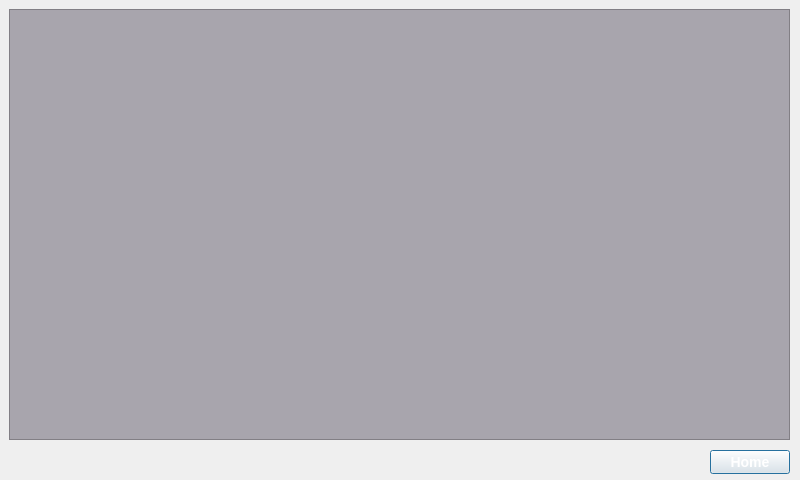
<?xml version="1.0" encoding="UTF-8"?>
<ui version="4.0">
 <class>RecentPage</class>
 <widget class="QDialog" name="RecentPage">
  <property name="geometry">
   <rect>
    <x>0</x>
    <y>0</y>
    <width>800</width>
    <height>480</height>
   </rect>
  </property>
  <property name="windowTitle">
   <string>Dialog</string>
  </property>
  <property name="styleSheet">
   <string notr="true"/>
  </property>
  <widget class="QTableView" name="tableView">
   <property name="geometry">
    <rect>
     <x>9</x>
     <y>9</y>
     <width>781</width>
     <height>431</height>
    </rect>
   </property>
   <property name="styleSheet">
    <string notr="true">background-color: rgb(168, 165, 173);
font: bold 12px; color: white;</string>
   </property>
  </widget>
  <widget class="QPushButton" name="HomeButton_rp">
   <property name="geometry">
    <rect>
     <x>710</x>
     <y>450</y>
     <width>80</width>
     <height>24</height>
    </rect>
   </property>
   <property name="styleSheet">
    <string notr="true">font: bold 14px;
    color: white;</string>
   </property>
   <property name="text">
    <string>Home</string>
   </property>
  </widget>
 </widget>
 <resources/>
 <connections/>
</ui>
